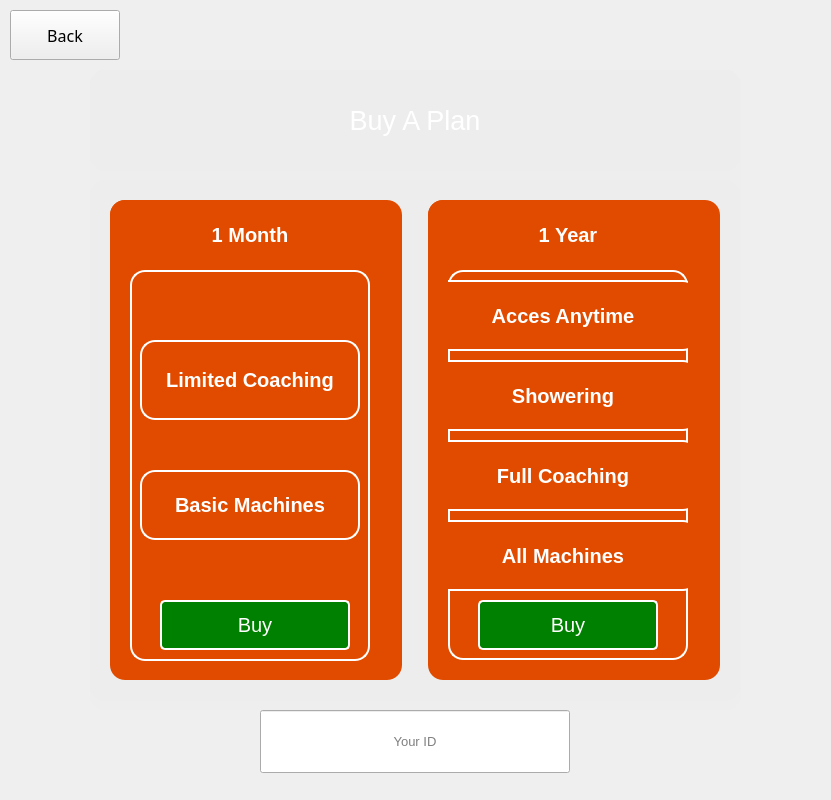
<?xml version="1.0" encoding="UTF-8"?>
<ui version="4.0">
 <class>MainWindow</class>
 <widget class="QMainWindow" name="MainWindow">
  <property name="geometry">
   <rect>
    <x>0</x>
    <y>0</y>
    <width>831</width>
    <height>800</height>
   </rect>
  </property>
  <property name="minimumSize">
   <size>
    <width>831</width>
    <height>781</height>
   </size>
  </property>
  <property name="maximumSize">
   <size>
    <width>831</width>
    <height>800</height>
   </size>
  </property>
  <property name="windowTitle">
   <string>MainWindow</string>
  </property>
  <property name="styleSheet">
   <string notr="true">QMainWindow{
border-image: url(:/background/img/★ mine is the night, with all her stars ★.jpg);
}</string>
  </property>
  <widget class="QWidget" name="centralwidget">
   <widget class="QWidget" name="widget" native="true">
    <property name="geometry">
     <rect>
      <x>90</x>
      <y>70</y>
      <width>651</width>
      <height>640</height>
     </rect>
    </property>
    <property name="styleSheet">
     <string notr="true">QWidget{
	background-color: rgba(229, 229, 229,0.1);
	border-radius: 15px;
}</string>
    </property>
    <widget class="QLabel" name="label">
     <property name="geometry">
      <rect>
       <x>0</x>
       <y>0</y>
       <width>650</width>
       <height>101</height>
      </rect>
     </property>
     <property name="font">
      <font>
       <pointsize>20</pointsize>
      </font>
     </property>
     <property name="styleSheet">
      <string notr="true">color: rgb(255, 255, 255);</string>
     </property>
     <property name="text">
      <string>Buy A Plan</string>
     </property>
     <property name="alignment">
      <set>Qt::AlignCenter</set>
     </property>
    </widget>
    <widget class="QWidget" name="layoutWidget">
     <property name="geometry">
      <rect>
       <x>0</x>
       <y>110</y>
       <width>650</width>
       <height>521</height>
      </rect>
     </property>
     <layout class="QHBoxLayout" name="horizontalLayout">
      <item>
       <spacer name="horizontalSpacer_3">
        <property name="orientation">
         <enum>Qt::Horizontal</enum>
        </property>
        <property name="sizeType">
         <enum>QSizePolicy::Fixed</enum>
        </property>
        <property name="sizeHint" stdset="0">
         <size>
          <width>20</width>
          <height>20</height>
         </size>
        </property>
       </spacer>
      </item>
      <item>
       <widget class="QWidget" name="widget_2" native="true">
        <property name="minimumSize">
         <size>
          <width>150</width>
          <height>0</height>
         </size>
        </property>
        <property name="maximumSize">
         <size>
          <width>999999</width>
          <height>480</height>
         </size>
        </property>
        <property name="styleSheet">
         <string notr="true">background-color: rgb(225, 75, 0);</string>
        </property>
        <widget class="QLabel" name="label_13">
         <property name="geometry">
          <rect>
           <x>0</x>
           <y>0</y>
           <width>280</width>
           <height>70</height>
          </rect>
         </property>
         <property name="font">
          <font>
           <pointsize>15</pointsize>
           <weight>75</weight>
           <bold>true</bold>
          </font>
         </property>
         <property name="styleSheet">
          <string notr="true">color: rgb(255, 255, 255);</string>
         </property>
         <property name="text">
          <string>1 Month</string>
         </property>
         <property name="alignment">
          <set>Qt::AlignCenter</set>
         </property>
         <property name="wordWrap">
          <bool>true</bool>
         </property>
        </widget>
        <widget class="QFrame" name="frame">
         <property name="geometry">
          <rect>
           <x>20</x>
           <y>70</y>
           <width>240</width>
           <height>391</height>
          </rect>
         </property>
         <property name="styleSheet">
          <string notr="true">border:2px solid  rgb(255, 255, 255);</string>
         </property>
         <property name="frameShape">
          <enum>QFrame::StyledPanel</enum>
         </property>
         <property name="frameShadow">
          <enum>QFrame::Raised</enum>
         </property>
         <widget class="QPushButton" name="confirm1">
          <property name="geometry">
           <rect>
            <x>30</x>
            <y>330</y>
            <width>190</width>
            <height>50</height>
           </rect>
          </property>
          <property name="font">
           <font>
            <pointsize>15</pointsize>
           </font>
          </property>
          <property name="styleSheet">
           <string notr="true">QPushButton{
color: white;
background-color:green;
border-radius:5px;
padding:10px;
}
QPushButton:hover{
background-color:rgb(0, 170, 0);
}</string>
          </property>
          <property name="text">
           <string>Buy</string>
          </property>
         </widget>
         <widget class="QLabel" name="label_15">
          <property name="geometry">
           <rect>
            <x>10</x>
            <y>70</y>
            <width>220</width>
            <height>80</height>
           </rect>
          </property>
          <property name="font">
           <font>
            <pointsize>15</pointsize>
            <weight>75</weight>
            <bold>true</bold>
           </font>
          </property>
          <property name="styleSheet">
           <string notr="true">color: rgb(255, 255, 255);</string>
          </property>
          <property name="text">
           <string>Limited Coaching</string>
          </property>
          <property name="alignment">
           <set>Qt::AlignCenter</set>
          </property>
          <property name="wordWrap">
           <bool>true</bool>
          </property>
         </widget>
         <widget class="QLabel" name="label_16">
          <property name="geometry">
           <rect>
            <x>10</x>
            <y>200</y>
            <width>220</width>
            <height>70</height>
           </rect>
          </property>
          <property name="font">
           <font>
            <pointsize>15</pointsize>
            <weight>75</weight>
            <bold>true</bold>
           </font>
          </property>
          <property name="styleSheet">
           <string notr="true">color: rgb(255, 255, 255);</string>
          </property>
          <property name="text">
           <string>Basic Machines</string>
          </property>
          <property name="alignment">
           <set>Qt::AlignCenter</set>
          </property>
          <property name="wordWrap">
           <bool>true</bool>
          </property>
         </widget>
        </widget>
       </widget>
      </item>
      <item>
       <spacer name="horizontalSpacer">
        <property name="orientation">
         <enum>Qt::Horizontal</enum>
        </property>
        <property name="sizeType">
         <enum>QSizePolicy::Fixed</enum>
        </property>
        <property name="sizeHint" stdset="0">
         <size>
          <width>20</width>
          <height>20</height>
         </size>
        </property>
       </spacer>
      </item>
      <item>
       <widget class="QWidget" name="widget_3" native="true">
        <property name="maximumSize">
         <size>
          <width>300</width>
          <height>480</height>
         </size>
        </property>
        <property name="styleSheet">
         <string notr="true">background-color: rgb(225, 75, 0);</string>
        </property>
        <widget class="QLabel" name="label_14">
         <property name="geometry">
          <rect>
           <x>0</x>
           <y>0</y>
           <width>280</width>
           <height>70</height>
          </rect>
         </property>
         <property name="font">
          <font>
           <pointsize>15</pointsize>
           <weight>75</weight>
           <bold>true</bold>
          </font>
         </property>
         <property name="styleSheet">
          <string notr="true">color: rgb(255, 255, 255);</string>
         </property>
         <property name="text">
          <string>1 Year</string>
         </property>
         <property name="alignment">
          <set>Qt::AlignCenter</set>
         </property>
         <property name="wordWrap">
          <bool>true</bool>
         </property>
        </widget>
        <widget class="QFrame" name="frame_2">
         <property name="geometry">
          <rect>
           <x>20</x>
           <y>70</y>
           <width>240</width>
           <height>390</height>
          </rect>
         </property>
         <property name="styleSheet">
          <string notr="true">border:2px solid  rgb(255, 255, 255);</string>
         </property>
         <property name="frameShape">
          <enum>QFrame::StyledPanel</enum>
         </property>
         <property name="frameShadow">
          <enum>QFrame::Raised</enum>
         </property>
         <widget class="QPushButton" name="confirm2">
          <property name="geometry">
           <rect>
            <x>30</x>
            <y>330</y>
            <width>180</width>
            <height>50</height>
           </rect>
          </property>
          <property name="font">
           <font>
            <pointsize>15</pointsize>
           </font>
          </property>
          <property name="styleSheet">
           <string notr="true">QPushButton{
color: white;
background-color:green;
border-radius:5px;
padding:10px;
}
QPushButton:hover{
background-color:rgb(0, 170, 0);
}</string>
          </property>
          <property name="text">
           <string>Buy</string>
          </property>
         </widget>
         <widget class="QLabel" name="label_20">
          <property name="geometry">
           <rect>
            <x>-20</x>
            <y>250</y>
            <width>270</width>
            <height>71</height>
           </rect>
          </property>
          <property name="font">
           <font>
            <pointsize>15</pointsize>
            <weight>75</weight>
            <bold>true</bold>
           </font>
          </property>
          <property name="styleSheet">
           <string notr="true">color: rgb(255, 255, 255);</string>
          </property>
          <property name="text">
           <string>All Machines</string>
          </property>
          <property name="alignment">
           <set>Qt::AlignCenter</set>
          </property>
          <property name="wordWrap">
           <bool>true</bool>
          </property>
         </widget>
         <widget class="QLabel" name="label_18">
          <property name="geometry">
           <rect>
            <x>-20</x>
            <y>170</y>
            <width>270</width>
            <height>71</height>
           </rect>
          </property>
          <property name="font">
           <font>
            <pointsize>15</pointsize>
            <weight>75</weight>
            <bold>true</bold>
           </font>
          </property>
          <property name="styleSheet">
           <string notr="true">color: rgb(255, 255, 255);</string>
          </property>
          <property name="text">
           <string>Full Coaching</string>
          </property>
          <property name="alignment">
           <set>Qt::AlignCenter</set>
          </property>
          <property name="wordWrap">
           <bool>true</bool>
          </property>
         </widget>
         <widget class="QLabel" name="label_19">
          <property name="geometry">
           <rect>
            <x>-20</x>
            <y>90</y>
            <width>270</width>
            <height>71</height>
           </rect>
          </property>
          <property name="font">
           <font>
            <pointsize>15</pointsize>
            <weight>75</weight>
            <bold>true</bold>
           </font>
          </property>
          <property name="styleSheet">
           <string notr="true">color: rgb(255, 255, 255);</string>
          </property>
          <property name="text">
           <string>Showering</string>
          </property>
          <property name="alignment">
           <set>Qt::AlignCenter</set>
          </property>
          <property name="wordWrap">
           <bool>true</bool>
          </property>
         </widget>
         <widget class="QLabel" name="label_17">
          <property name="geometry">
           <rect>
            <x>-20</x>
            <y>10</y>
            <width>270</width>
            <height>71</height>
           </rect>
          </property>
          <property name="font">
           <font>
            <pointsize>15</pointsize>
            <weight>75</weight>
            <bold>true</bold>
           </font>
          </property>
          <property name="styleSheet">
           <string notr="true">color: rgb(255, 255, 255);</string>
          </property>
          <property name="text">
           <string>Acces Anytime</string>
          </property>
          <property name="alignment">
           <set>Qt::AlignCenter</set>
          </property>
          <property name="wordWrap">
           <bool>true</bool>
          </property>
         </widget>
        </widget>
       </widget>
      </item>
      <item>
       <spacer name="horizontalSpacer_2">
        <property name="orientation">
         <enum>Qt::Horizontal</enum>
        </property>
        <property name="sizeType">
         <enum>QSizePolicy::Fixed</enum>
        </property>
        <property name="sizeHint" stdset="0">
         <size>
          <width>20</width>
          <height>20</height>
         </size>
        </property>
       </spacer>
      </item>
     </layout>
    </widget>
   </widget>
   <widget class="QPushButton" name="back">
    <property name="geometry">
     <rect>
      <x>10</x>
      <y>10</y>
      <width>110</width>
      <height>50</height>
     </rect>
    </property>
    <property name="font">
     <font>
      <family>8514oem</family>
      <pointsize>12</pointsize>
     </font>
    </property>
    <property name="text">
     <string>Back</string>
    </property>
   </widget>
   <widget class="QLineEdit" name="ID">
    <property name="geometry">
     <rect>
      <x>260</x>
      <y>710</y>
      <width>310</width>
      <height>63</height>
     </rect>
    </property>
    <property name="font">
     <font>
      <pointsize>10</pointsize>
     </font>
    </property>
    <property name="alignment">
     <set>Qt::AlignCenter</set>
    </property>
    <property name="placeholderText">
     <string>Your ID</string>
    </property>
   </widget>
  </widget>
 </widget>
 <resources>
  <include location="ressource.qrc"/>
 </resources>
 <connections/>
</ui>
